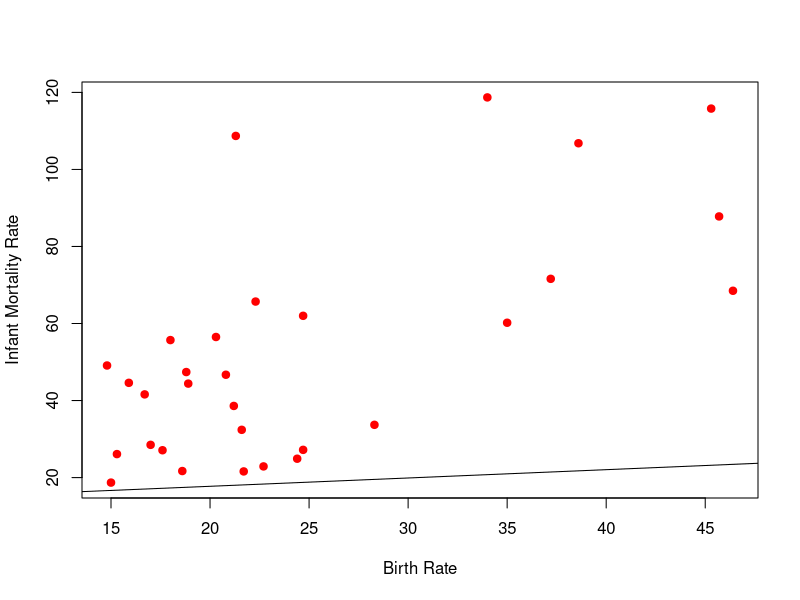
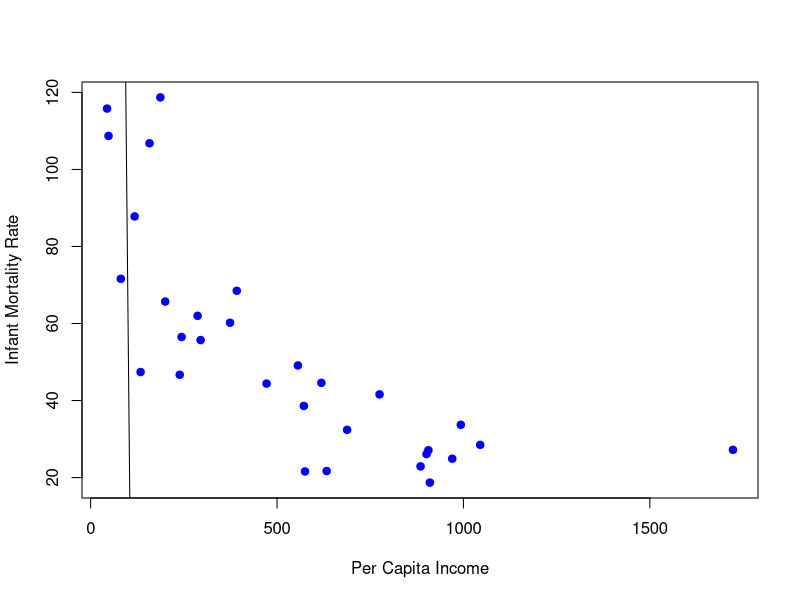
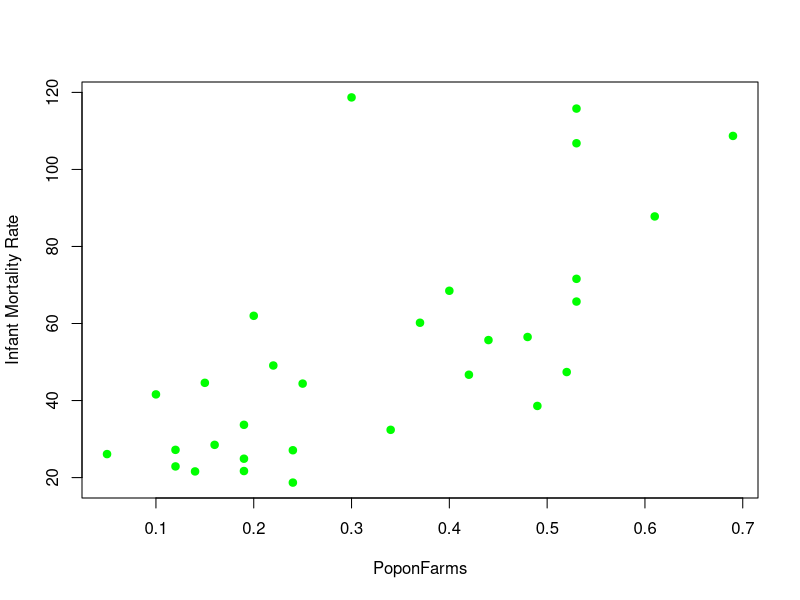

R code for these plots, in order:
getwd()
list.files()
options(scipen=9999)
im <- read.csv("InfantMortality.csv", stringsAsFactors = T)
View(im)
str(im)
!is.na(im)
par(mfrow=c(1,1))
plot(im$BirthRate, im$IMRate, col="red", ylab = "Infant Mortality Rate", xlab = "Birth Rate", pch = 19)
im.m1 <- lm(im$BirthRate~im$IMRate)
summary(im.m1) # Adjusted R Value, 42.14%
abline(lm(im$BirthRate~im$IMRate), col="black")
plot(im$PerCapitaIncome, im$IMRate, col="blue", ylab = "Infant Mortality Rate", xlab = "Per Capita Income", pch = 19)
im.m2 <- lm(im$PerCapitaIncome~im$IMRate)
summary(im.m2) # Adjusted R Value, 53.99%
abline(lm(im$PerCapitaIncome~im$IMRate), col="black")
plot(im$PoponFarms, im$IMRate, col="green", ylab = "Infant Mortality Rate", xlab = "PoponFarms", pch = 19)
im.m3 <- lm(im$PoponFarms~im$IMRate)
summary(im.m3) # Adjusted R Value, 46.66%
abline(lm(im$PoponFarms~im$IMRate), col="black")
